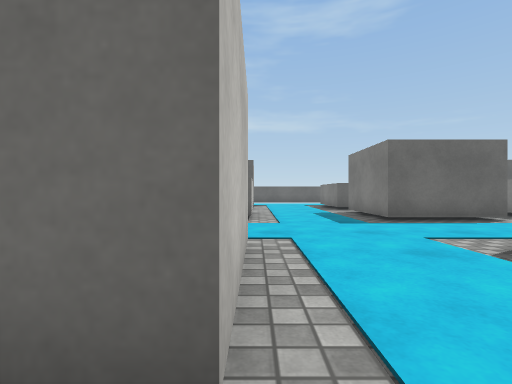
View 1 (above)

24 first-person views from a walk through a Unity game level. The camera is 0.72 m above the floor, looks level and sees 85° across. The floor is counted in squares, 1 m on a side. Each view is taken from the middle of a square. On the plan, view 1 faces up. The plan holds only what a view shows up to about 10 squares ahead; the rest is blank. Surface patterns are stand-ins for the level's own textures.

View 2
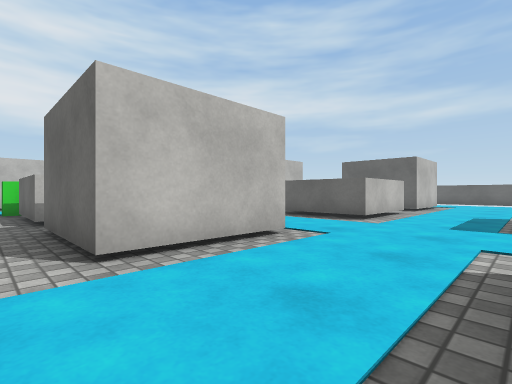

View 3
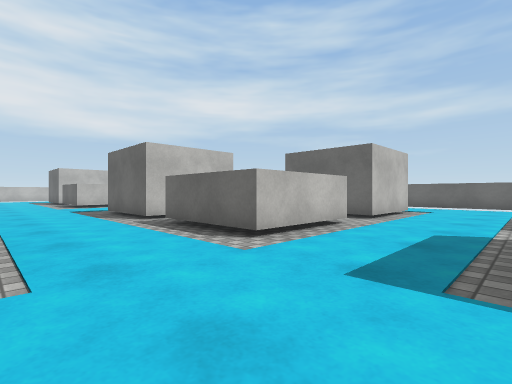

View 4
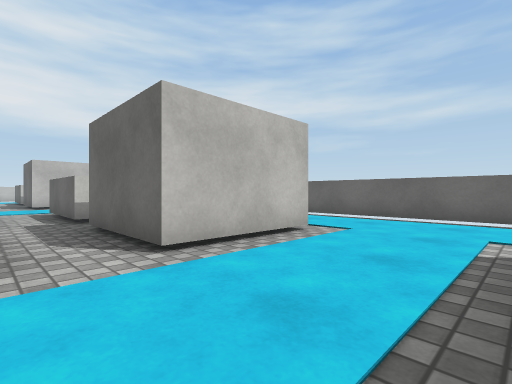

View 5
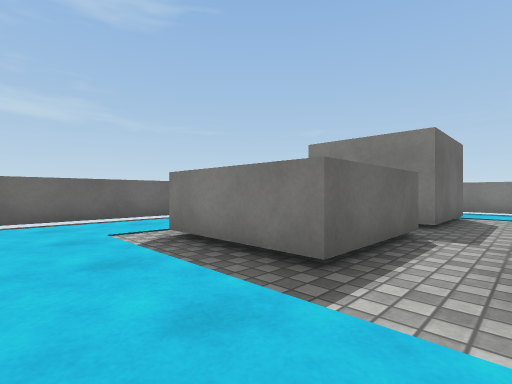

View 6
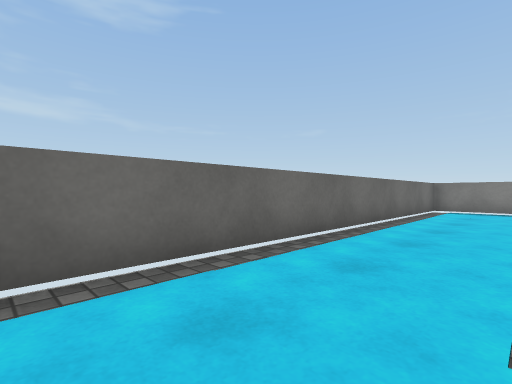

View 7
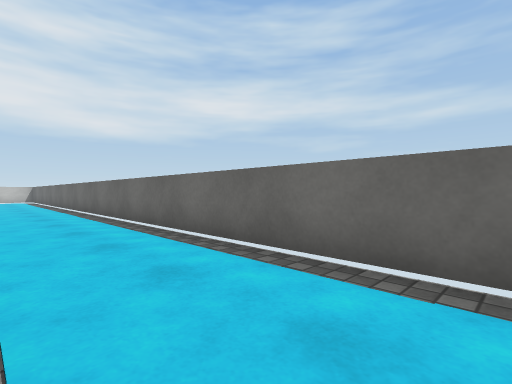

View 8
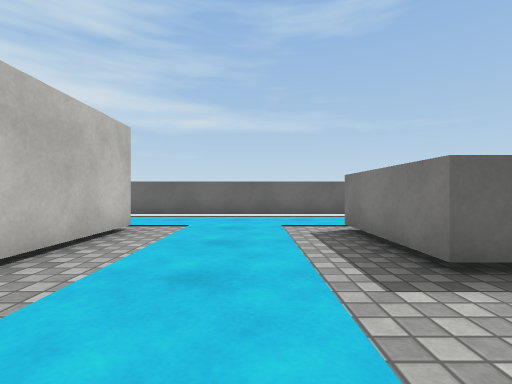

View 9
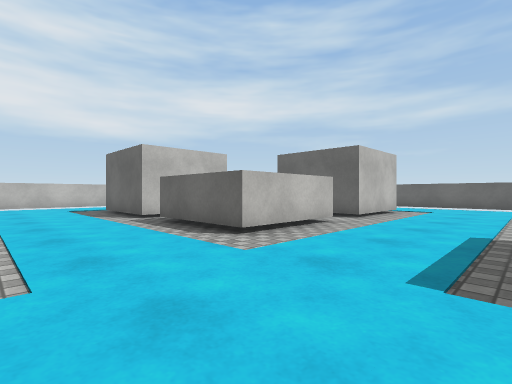

View 10
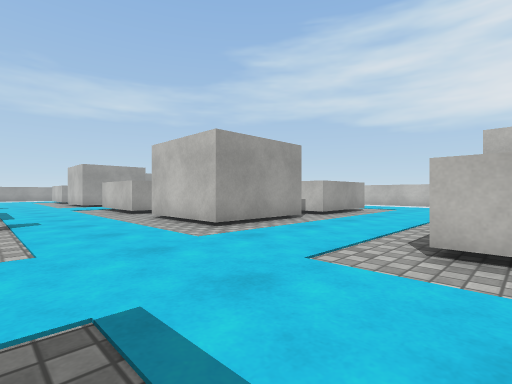

View 11
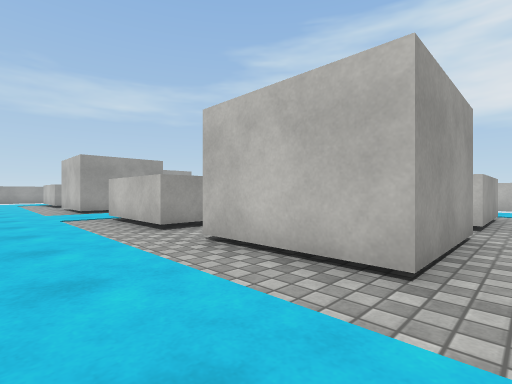

View 12
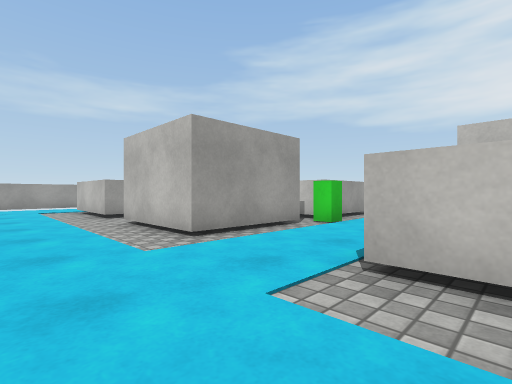

View 13
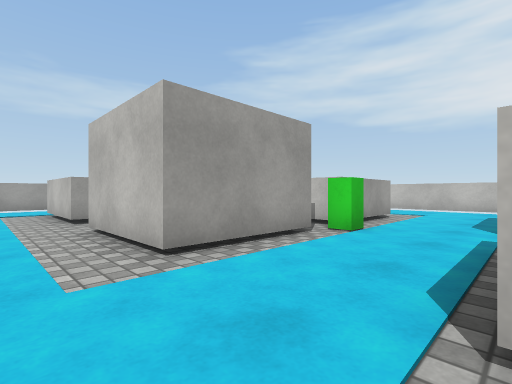

View 14
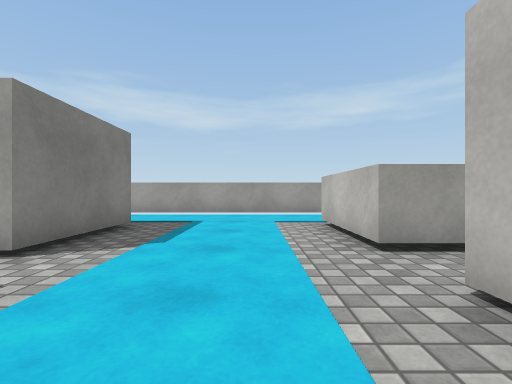

View 15
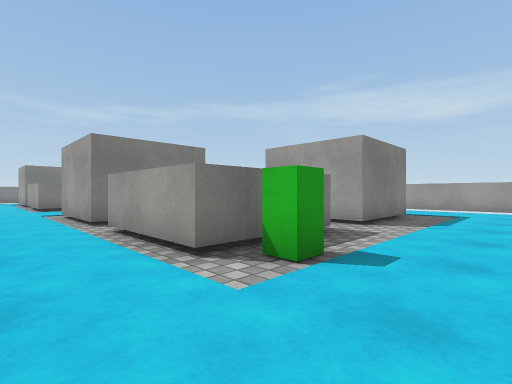

View 16
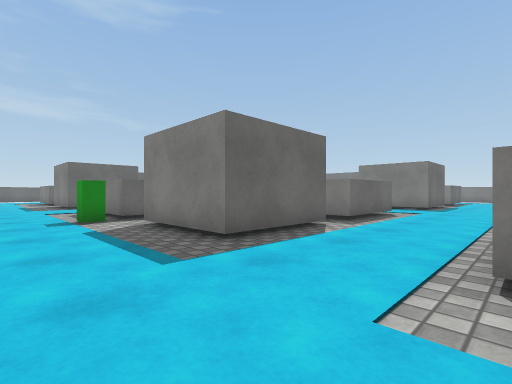

View 17
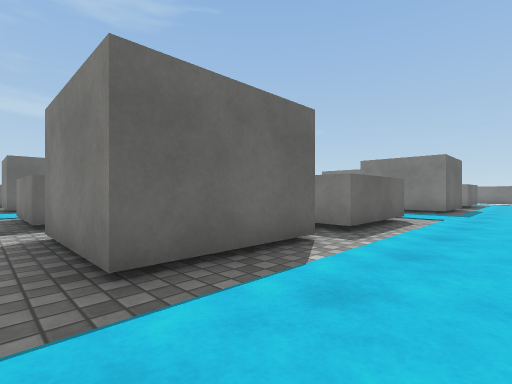

View 18
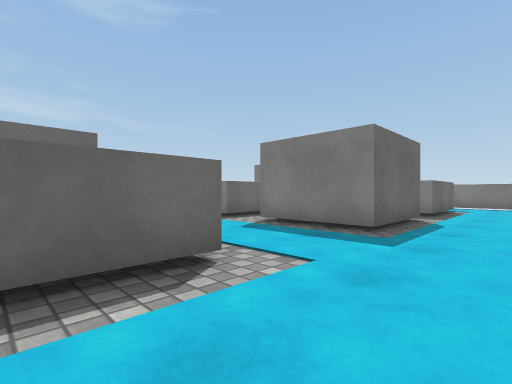

View 19
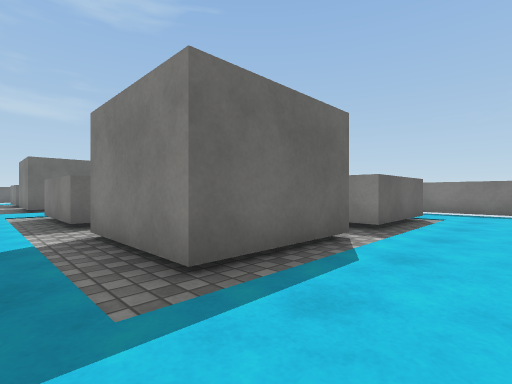

View 20
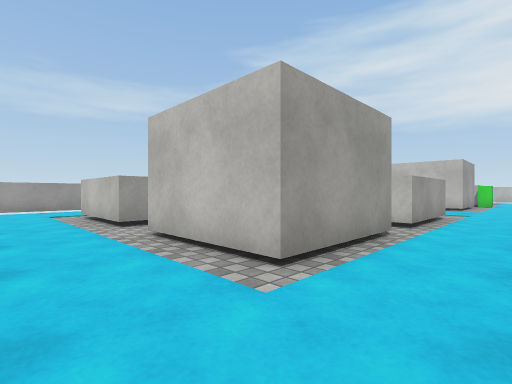

View 21
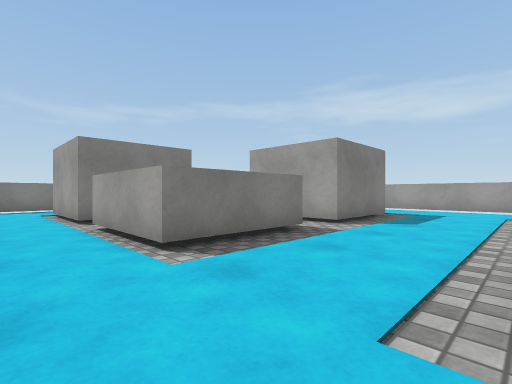

View 22
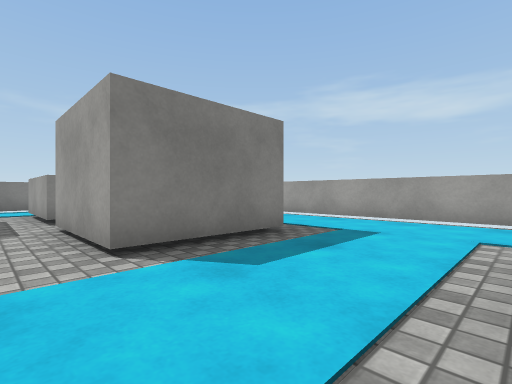

View 23
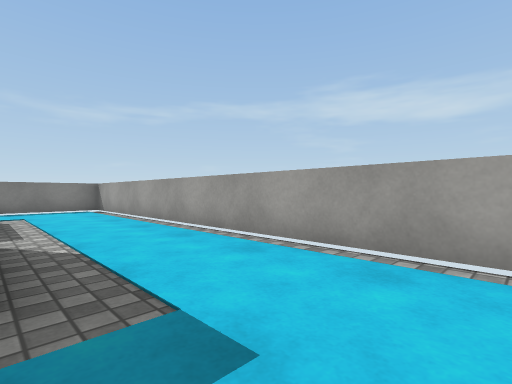

View 24
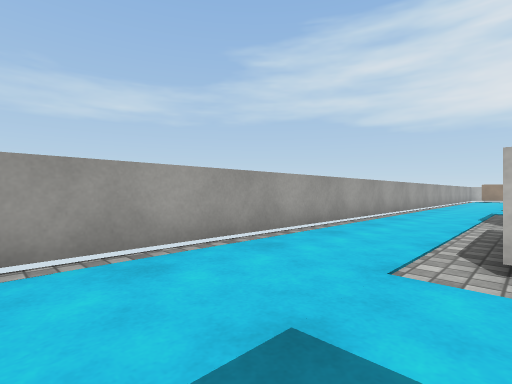

### Floor plan
Key: @ floor where view 1 was taken; # wall or solid block; x gap in a wall; . main floor; - floor 0.05 m lower than the main floor; ^ raised ledge; B green block.
Columns run from 22 left of view 1 to 13 right of it. Each row starts with its distance up from view 1.
 18          ###########################
 17           .........................#
 16           .........................#
 15           --..---------..--------
 14           #-..-^      #..-^
 13           #-..-^      #..-^
 12           #-..-^^^^####..-^^ -###  #
 11           --..---------..---x----..#
 10           ^-..-    ^^^^..-#  -^^^
  9           ^-..-       ^..-#
  8       #-  ^-..-  ##^  ^..-#
  7    -###-^^^-..-###-^^^-..-###
  6   ..........................
  5   ..........................
  4     --------..-^^^    -..--
  3 #..-^^^-###-..-^      #..-^
  2       ^   #-..-^      #..-^
  1           #-..B^^^-####..-^^
  0           --..--------@..--
 -1          ^^-..-#        .-#
 -2           ^-..-#       ..-#
 -3           ^-..-####^^^^..-#  -^    #
 -4        -^^^-..---------..-###-^^^..#
 -5 #..................................#
 -6 #..................................#
 -7  ..-^^^B###-..-^^^^####..-^^^-###..
 -8       ^   #-..B^      #..-^
 -9           #-..-^      #..-^
-10           #-..-^      -..---x---
-11           --..-##    ^-..-###-^^^..#
-12          ^^-..-#      ^..-#
-13           ^-..-#      ^..-#
-14           ^-..-#   ^^^^..-#  -^^^
-15           .........................#
-16           .........................#
-17           -------------------------
-18           #########################

Where each view was taken, in squares from view 1:
view 1: 0 up, 0 right, facing up
view 2: 0 up, 3 right, facing up-left
view 3: 4 up, 3 right, facing up-left
view 4: 10 up, 3 right, facing up-left
view 5: 10 up, 1 right, facing up-right
view 6: 15 up, 1 right, facing up-right
view 7: 15 up, 1 right, facing up-left
view 8: 9 up, 9 left, facing up
view 9: 4 up, 8 left, facing up-left
view 10: 8 up, 8 left, facing down-left
view 11: 4 up, 9 left, facing down-left
view 12: 3 down, 9 left, facing down-left
view 13: 4 down, 10 left, facing down-left
view 14: 8 down, 10 left, facing down
view 15: 5 down, 10 left, facing down-right
view 16: 7 down, 10 left, facing up-right
view 17: 6 down, 8 left, facing up-right
view 18: 6 down, 2 left, facing up-right
view 19: 6 down, 2 right, facing up-right
view 20: 5 down, 2 right, facing down-left
view 21: 5 down, 0 right, facing down-right
view 22: 10 down, 0 right, facing down-right
view 23: 14 down, 1 right, facing down-right
view 24: 14 down, 3 right, facing down-left
